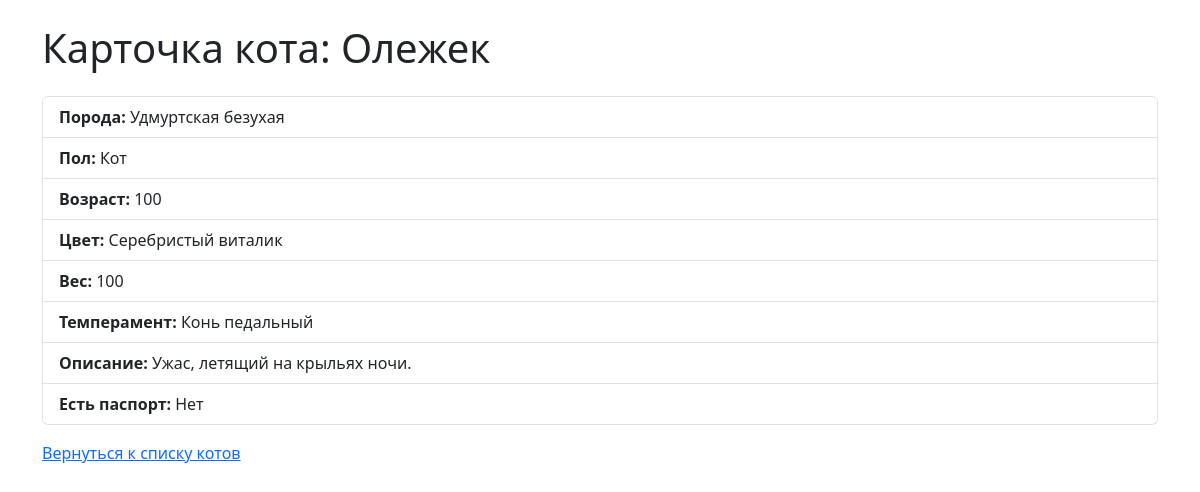
/cat/3, run on the app's committed database.
### models.py (models this page shows)
class Base(Model):
    class Meta:
        database = db

class Cat(Base):
    name = CharField()
    breed = ForeignKeyField(Breed)
    gender = ForeignKeyField(Gender)
    age = DecimalField()
    color = CharField()
    weight = DecimalField()
    temper = CharField()
    description = CharField(null=True)
    has_passport = BooleanField(default=False)

class Breed(Base):
    name = CharField()

class Gender(Base):
    name = CharField(unique=True)

### app.py (the view)
@app.route('/cat/<int:cat_id>', methods=['GET'])
def cat_detail(cat_id):
    cat = Cat.get(Cat.id == cat_id)
    return render_template('cat_detail.html', cat=cat)

### templates/cat_detail.html (shortened to what this page needs)
<!DOCTYPE html>
<html lang="ru">
<head>
    <link href="https://cdn.jsdelivr.net/npm/bootstrap@5.3.0/dist/css/bootstrap.min.css" rel="stylesheet" />
</head>
<body>
    <div class="container mt-4">
    <h1 class="mb-4">Карточка кота: {{ cat.name }}</h1>
    <ul class="list-group">
      <li class="list-group-item"><strong>Порода:</strong> {{ cat.breed.name }}</li>
      <li class="list-group-item"><strong>Пол:</strong> {{ cat.gender.name }}</li>
      <li class="list-group-item"><strong>Возраст:</strong> {{ cat.age }}</li>
      <li class="list-group-item"><strong>Цвет:</strong> {{ cat.color }}</li>
      <li class="list-group-item"><strong>Вес:</strong> {{ cat.weight }}</li>
      <li class="list-group-item"><strong>Темперамент:</strong> {{ cat.temper }}</li>
      <li class="list-group-item"><strong>Описание:</strong> {{ cat.description if cat.description else "Нет описания" }}</li>
      <li class="list-group-item"><strong>Есть паспорт:</strong> {{ "Да" if cat.has_passport else "Нет" }}</li>
    </ul>
    <p class="mt-3"><a href="{{ url_for('index') }}">Вернуться к списку котов</a></p>
  </div>
</body>
</html>

### data on the page
Cat: name "Олежек", age "100", color "Серебристый виталик", weight "100", temper "Конь педальный", description "Ужас, летящий на крыльях ночи.", has_passport "Нет"
Breed: breed.name "Удмуртская безухая"
Gender: gender.name "Кот"
